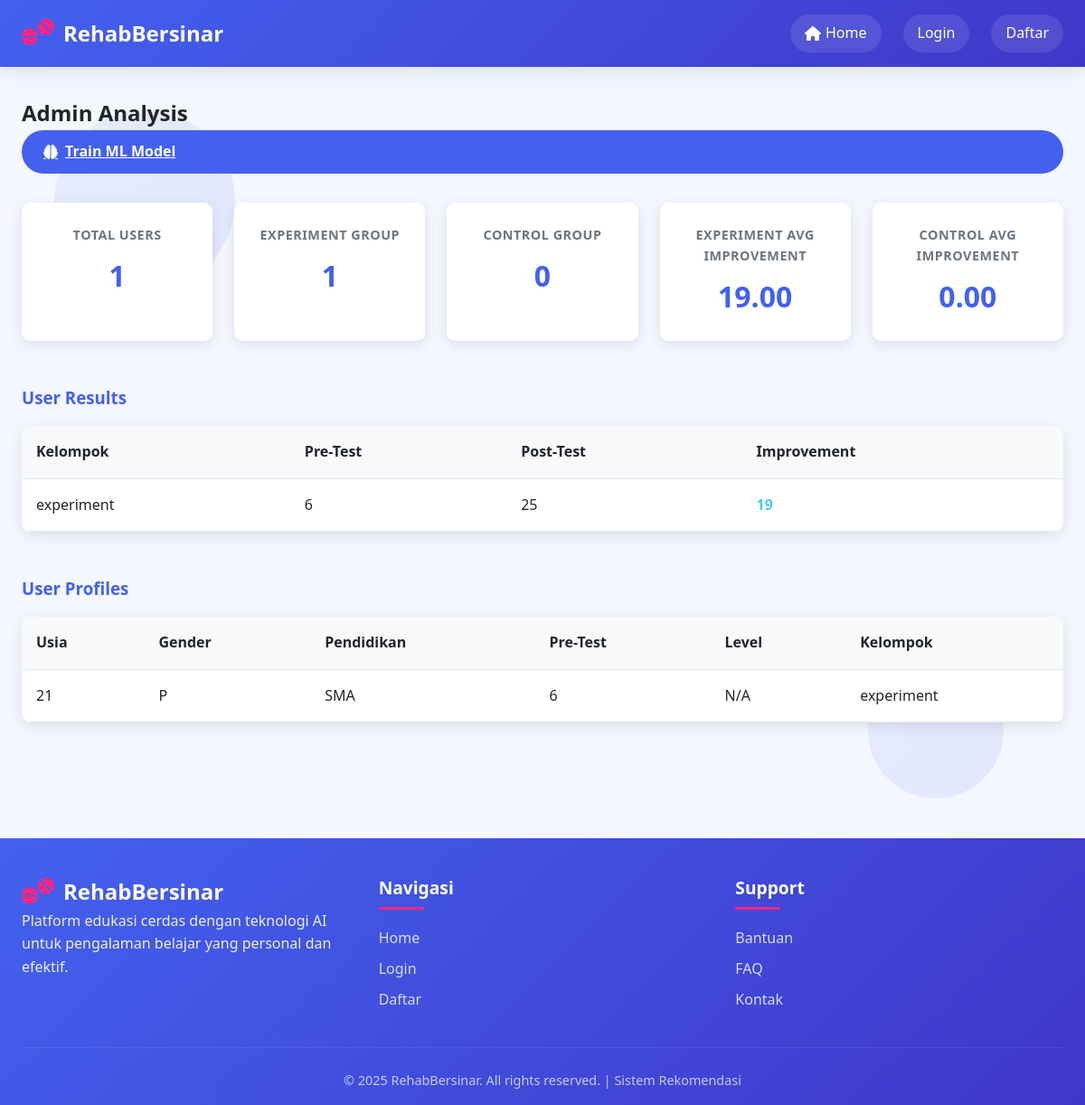
/admin/analysis, run on the app's committed database.
### tables this page shows
CREATE TABLE pretest_results
                 (id INTEGER PRIMARY KEY AUTOINCREMENT,
                  user_id INTEGER NOT NULL,
                  answers TEXT NOT NULL,
                  score INTEGER NOT NULL,
                  created_at TIMESTAMP DEFAULT CURRENT_TIMESTAMP,
                  FOREIGN KEY (user_id) REFERENCES users (id));

CREATE TABLE users
                 (id INTEGER PRIMARY KEY AUTOINCREMENT,
                  username TEXT UNIQUE NOT NULL,
                  password TEXT NOT NULL,
                  email TEXT,
                  kelompok TEXT DEFAULT 'control',
                  created_at TIMESTAMP DEFAULT CURRENT_TIMESTAMP);

CREATE TABLE posttest_results
                 (id INTEGER PRIMARY KEY AUTOINCREMENT,
                  user_id INTEGER NOT NULL,
                  answers TEXT NOT NULL,
                  score INTEGER NOT NULL,
                  created_at TIMESTAMP DEFAULT CURRENT_TIMESTAMP,
                  FOREIGN KEY (user_id) REFERENCES users (id));

CREATE TABLE user_profiles
                 (id INTEGER PRIMARY KEY AUTOINCREMENT,
                  user_id INTEGER NOT NULL,
                  usia INTEGER,
                  jenis_kelamin TEXT,
                  pendidikan TEXT,
                  pengalaman INTEGER,
                  minat_1 INTEGER,
                  minat_2 INTEGER,
                  minat_3 INTEGER,
                  minat_4 INTEGER,
                  minat_5 INTEGER,
                  lokasi TEXT,
                  skor_pretest INTEGER,
                  level_rekomendasi TEXT,
                  created_at TIMESTAMP DEFAULT CURRENT_TIMESTAMP,
                  FOREIGN KEY (user_id) REFERENCES users (id));

### app.py (the view)
@app.route('/admin/analysis')
def admin_analysis():
    conn = get_db_connection()
    results = conn.execute('''SELECT u.kelompok, pr.score as pretest, ptr.score as posttest,
                             (ptr.score - pr.score) as improvement
                          FROM users u
                          JOIN pretest_results pr ON u.id = pr.user_id
                          JOIN posttest_results ptr ON u.id = ptr.user_id''').fetchall()
    profiles = conn.execute('''SELECT up.*, u.kelompok
                            FROM user_profiles up
                            JOIN users u ON up.user_id = u.id
                            WHERE up.usia IS NOT NULL''').fetchall()
    conn.close()
    experiment_scores = [r['improvement'] for r in results if r['kelompok'] == 'experiment']
    control_scores = [r['improvement'] for r in results if r['kelompok'] == 'control']
    stats = {
        'experiment_count': len(experiment_scores),
        'control_count': len(control_scores),
        'experiment_avg_improvement': sum(experiment_scores) / len(experiment_scores) if experiment_scores else 0,
        'control_avg_improvement': sum(control_scores) / len(control_scores) if control_scores else 0,
        'total_users': len(profiles)
    }
    return render_template('admin_analysis.html', results=results, stats=stats, profiles=profiles, admin=True)

### app.py (called while the page is built)
def get_db_connection():
    conn = sqlite3.connect('database.db')
    conn.row_factory = sqlite3.Row
    return conn

### templates/admin_analysis.html (shortened to what this page needs)
{% extends "base.html" %}
{% block content %}
<div class="admin-container">
    <h2>Admin Analysis</h2>
    <div class="admin-actions">
        <a href="{{ url_for('admin_train_model') }}" class="btn btn-primary">
            <i class="fas fa-brain"></i> Train ML Model
        </a>
    </div>
    <div class="stats-grid">
        <div class="stat-card">
            <h3>Total Users</h3>
            <div class="stat-number">{{ stats.total_users }}</div>
        </div>
        <div class="stat-card">
            <h3>Experiment Group</h3>
            <div class="stat-number">{{ stats.experiment_count }}</div>
        </div>
        <div class="stat-card">
            <h3>Control Group</h3>
            <div class="stat-number">{{ stats.control_count }}</div>
        </div>
        <div class="stat-card">
            <h3>Experiment Avg Improvement</h3>
            <div class="stat-number">{{ "%.2f"|format(stats.experiment_avg_improvement) }}</div>
        </div>
        <div class="stat-card">
            <h3>Control Avg Improvement</h3>
            <div class="stat-number">{{ "%.2f"|format(stats.control_avg_improvement) }}</div>
        </div>
    </div>
    <div class="data-section">
        <h3>User Results</h3>
        <div class="table-container">
            <table class="data-table">
                <thead>
                    <tr>
                        <th>Kelompok</th>
                        <th>Pre-Test</th>
                        <th>Post-Test</th>
                        <th>Improvement</th>
                    </tr>
                </thead>
                <tbody>
                    {% for result in results %}
                    <tr>
                        <td>{{ result.kelompok }}</td>
                        <td>{{ result.pretest }}</td>
                        <td>{{ result.posttest }}</td>
                        <td class="{{ 'positive' if result.improvement > 0 else 'negative' }}">
                            {{ result.improvement }}
                        </td>
                    </tr>
                    {% endfor %}
                </tbody>
            </table>
        </div>
    </div>
    <div class="data-section">
        <h3>User Profiles</h3>
        <div class="table-container">
            <table class="data-table">
                <thead>
                    <tr>
                        <th>Usia</th>
                        <th>Gender</th>
                        <th>Pendidikan</th>
                        <th>Pre-Test</th>
                        <th>Level</th>
                        <th>Kelompok</th>
                    </tr>
                </thead>
                <tbody>
                    {% for profile in profiles %}
                    <tr>
                        <td>{{ profile.usia }}</td>
                        <td>{{ profile.jenis_kelamin }}</td>
                        <td>{{ profile.pendidikan }}</td>
                        <td>{{ profile.skor_pretest or 'N/A' }}</td>
                        <td>{{ profile.level_rekomendasi or 'N/A' }}</td>
                        <td>{{ profile.kelompok }}</td>
                    </tr>
                    {% endfor %}
                </tbody>
            </table>
        </div>
    </div>
</div>
{% endblock %}

### templates/base.html (shortened to what this page needs)
<!DOCTYPE html>
<html lang="id">
<head>
      <link rel="stylesheet" href="{{ url_for('static', filename='base.css') }}">
    <link rel="stylesheet" href="https://cdnjs.cloudflare.com/ajax/libs/font-awesome/6.0.0/css/all.min.css">
</head>
<body class="app-page">
    <div class="app-animated-bg">
        <div class="app-floating-shapes">
            <div class="app-shape app-shape-1"></div>
            <div class="app-shape app-shape-2"></div>
        </div>
    </div>
    <nav class="app-nav">
        <div class="nav-container">
            <div class="logo">
                <i class="fa-solid fa-tablets"></i>
                <span>RehabBersinar</span>
            </div>
            <div class="nav-links">
                {% if session.user_id %}
                    <span class="user-welcome">Selamat datang, <strong>{{ session.username }}</strong></span>
                    <span class="user-group">(Kelompok: {{ session.kelompok }})</span>
                    <a href="{{ url_for('logout') }}" class="btn-logout">
                        <i class="fas fa-sign-out-alt"></i>
                        Logout
                    </a>
                {% else %}
                    <a href="{{ url_for('home') }}" class="btn-home">
                        <i class="fas fa-home"></i>
                        Home
                    </a>
                    <a href="{{ url_for('login') }}" class="btn-login">Login</a>
                    <a href="{{ url_for('register') }}" class="btn-register">Daftar</a>
                {% endif %}
            </div>
        </div>
    </nav>
    <div class="app-container">
        <main class="main-content">
            {% block content %}{% endblock %}
        </main>
    </div>
    <footer class="app-footer">
        <div class="footer-container">
            <div class="footer-content">
                <div class="footer-section">
                    <div class="logo">
                        <i class="fa-solid fa-tablets"></i>
                        <span>RehabBersinar</span>
                    </div>
                    <p>Platform edukasi cerdas dengan teknologi AI untuk pengalaman belajar yang personal dan efektif.</p>
                </div>
                <div class="footer-section">
                    <h4>Navigasi</h4>
                    <a href="{{ url_for('home') }}">Home</a>
                    <a href="{{ url_for('login') }}">Login</a>
                    <a href="{{ url_for('register') }}">Daftar</a>
                </div>
                <div class="footer-section">
                    <h4>Support</h4>
                    <a href="mailto:help@edulearn.com">Bantuan</a>
                    <a href="#">FAQ</a>
                    <a href="#">Kontak</a>
                </div>
            </div>
            <div class="footer-bottom">
                <p>&copy; 2025 RehabBersinar. All rights reserved. | Sistem Rekomendasi</p>
            </div>
        </div>
    </footer>
</body>
</html>

### static/base.css (style rules this page uses)
:root { --primary: #4361ee; --primary-light: #4895ef; --secondary: #3f37c9; --accent: #f72585; --success: #4cc9f0; --warning: #f8961e; --error: #e63946; --light: #f8f9fa; --dark: #212529; --gray: #6c757d; --shadow: 0 4px 20px rgba(0, 0, 0, 0.1); --transition: all 0.3s ease; }
* { margin: 0; padding: 0; box-sizing: border-box; font-family: 'Segoe UI', Tahoma, Geneva, Verdana, sans-serif; }
body { background-color: #f5f7ff; color: var(--dark); line-height: 1.6; min-height: 100vh; display: flex; flex-direction: column; }
.app-animated-bg { position: fixed; top: 0; left: 0; width: 100%; height: 100%; z-index: -1; overflow: hidden; }
.app-floating-shapes { position: relative; width: 100%; height: 100%; }
.app-shape { position: absolute; border-radius: 50%; background: linear-gradient(135deg, var(--primary-light), var(--primary)); opacity: 0.1; animation: float 15s infinite ease-in-out; }
.app-shape-1 { width: 200px; height: 200px; top: 10%; left: 5%; animation-delay: 0s; }
.app-shape-2 { width: 150px; height: 150px; top: 60%; left: 80%; animation-delay: 5s; }
.app-nav { background: linear-gradient(135deg, var(--primary), var(--secondary)); color: white; padding: 1rem 0; box-shadow: var(--shadow); position: sticky; top: 0; z-index: 100; }
.nav-container { max-width: 1200px; margin: 0 auto; display: flex; justify-content: space-between; align-items: center; padding: 0 1.5rem; }
.logo { display: flex; align-items: center; gap: 10px; font-size: 1.5rem; font-weight: 700; }
.logo i { font-size: 1.8rem; color: var(--accent); }
.nav-links { display: flex; align-items: center; gap: 1.5rem; }
.btn-logout, .btn-login, .btn-register, .btn-home { color: white; text-decoration: none; padding: 0.5rem 1rem; border-radius: 30px; transition: var(--transition); display: flex; align-items: center; gap: 5px; }
.btn-login, .btn-register, .btn-home { background-color: rgba(255, 255, 255, 0.1); }
.app-container { flex: 1; max-width: 1200px; margin: 2rem auto; padding: 0 1.5rem; width: 100%; }
.btn { background: linear-gradient(135deg, var(--primary), var(--secondary)); color: white; border: none; padding: 0.8rem 2rem; border-radius: 30px; font-size: 1rem; font-weight: 600; cursor: pointer; transition: var(--transition); width: 100%; margin-bottom: 1.5rem; }
.app-footer { background: linear-gradient(135deg, var(--primary), var(--secondary)); color: white; padding: 2.5rem 0 1rem; margin-top: 3rem; }
.footer-container { max-width: 1200px; margin: 0 auto; padding: 0 1.5rem; }
.footer-content { display: grid; grid-template-columns: repeat(auto-fit, minmax(250px, 1fr)); gap: 2rem; margin-bottom: 2rem; }
.footer-section h4 { margin-bottom: 1.2rem; font-size: 1.2rem; position: relative; padding-bottom: 0.5rem; }
.footer-section h4::after { content: ''; position: absolute; bottom: 0; left: 0; width: 50px; height: 3px; background-color: var(--accent); border-radius: 3px; }
.footer-section p { margin-bottom: 1rem; opacity: 0.9; }
.footer-section a { display: block; color: white; text-decoration: none; margin-bottom: 0.5rem; opacity: 0.8; transition: var(--transition); }
.footer-bottom { text-align: center; padding-top: 1.5rem; border-top: 1px solid rgba(255, 255, 255, 0.1); opacity: 0.7; font-size: 0.9rem; }
.btn-primary, .btn-secondary { padding: 0.7rem 1.5rem; border-radius: 25px; font-weight: 600; cursor: pointer; transition: all 0.3s ease; display: flex; align-items: center; gap: 0.5rem; }
.btn-primary { background: var(--primary); color: white; border: none; }

### data on the page
pretest_results: kelompok "experiment", pretest "6", posttest "25", improvement "19"
user_profiles: usia "21", jenis_kelamin "P", pendidikan "SMA", skor_pretest "6", level_rekomendasi "N/A", kelompok "experiment"

### other printed values
{{ stats.total_users }} "1"
{{ stats.experiment_count }} "1"
{{ stats.control_count }} "0"
{{ "%.2f"|format(stats.experiment_avg_improvement) }} "19.00"
{{ "%.2f"|format(stats.control_avg_improvement) }} "0.00"
